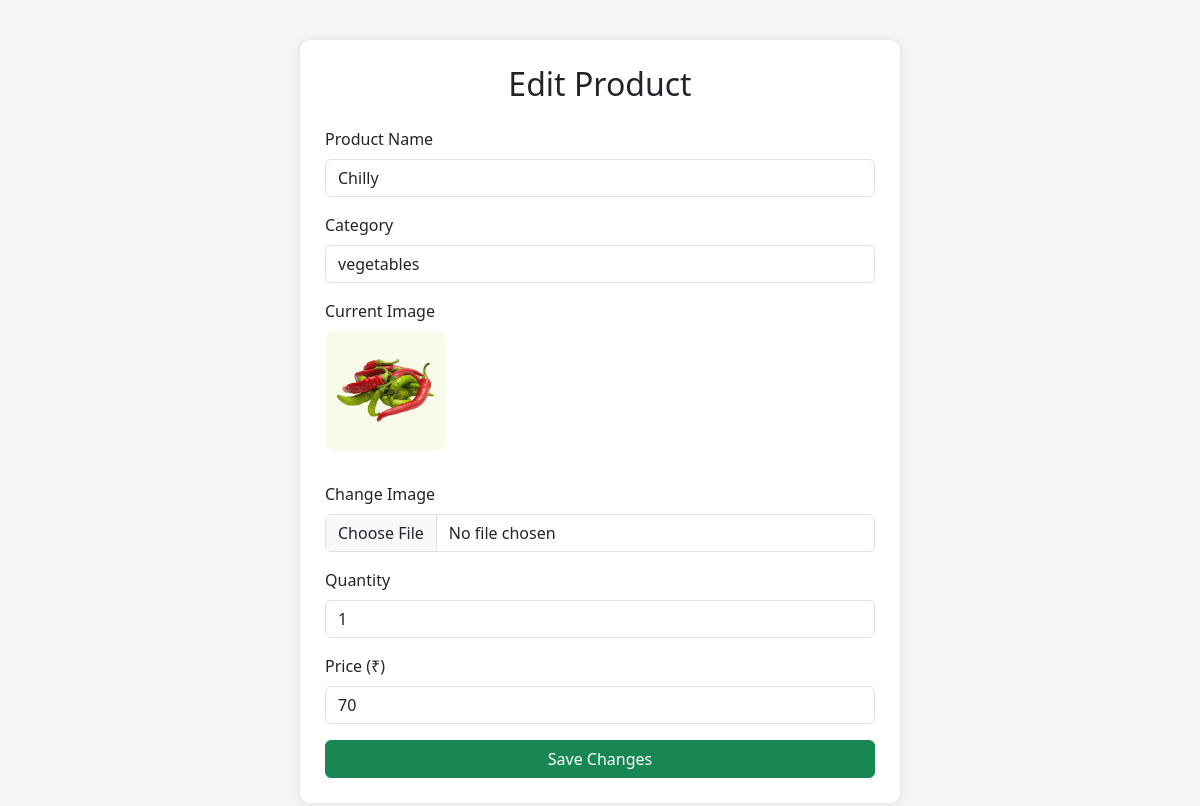
Page /edit/1/ on the committed database.
### app/models.py (models this page shows, shortened)
class Product(models.Model):
    farmer_id=models.ForeignKey(Customuser,on_delete=models.CASCADE)
    product_name=models.CharField(max_length=100)
    product_category=models.CharField(max_length=100)
    product_image=models.ImageField()
    quantity=models.IntegerField()
    price=models.IntegerField()

### app/views.py (the view, shortened to what this page needs)
# urls.py: path('edit/<int:pk>/', views.edit, name='edit'),
def edit(request, pk):
    product = Product.objects.get(id=pk)
    return render(request, 'edit_product.html', {'product': product})

### templates/edit_product.html (shortened to what this page needs)
<!DOCTYPE html>
{% load static %}
<html lang="en">
<head>
    <link href="https://cdn.jsdelivr.net/npm/bootstrap@5.3.0/dist/css/bootstrap.min.css" rel="stylesheet">
</head>
<body>
    <div class="edit-container">
        <h2 class="text-center mb-4">Edit Product</h2>
        <form method="POST" enctype="multipart/form-data">
            <div class="mb-3">
                <label class="form-label">Product Name</label>
                <input type="text" name="product_name" class="form-control" value="{{ product.product_name }}" required>
            </div>
            <div class="mb-3">
                <label class="form-label">Category</label>
                <input type="text" name="product_category" class="form-control" value="{{ product.product_category }}" required>
            </div>
            <div class="mb-3">
                <label class="form-label">Current Image</label><br>
                <img src="{{ product.product_image.url }}" class="preview" alt="Product Image">
            </div>
            <div class="mb-3">
                <label class="form-label">Change Image</label>
                <input type="file" name="product_image" class="form-control">
            </div>
            <div class="mb-3">
                <label class="form-label">Quantity</label>
                <input type="number" name="quantity" class="form-control" value="{{ product.quantity }}" required>
            </div>
            <div class="mb-3">
                <label class="form-label">Price (₹)</label>
                <input type="number" name="price" class="form-control" value="{{ product.price }}" required>
            </div>
            <button type="submit" class="btn btn-success w-100">Save Changes</button>
        </form>
    </div>
</body>
</html>

### templates/edit_product.html (style rules this page uses)
body { background: #f5f5f5; }
.edit-container { width: 50%; margin: 40px auto; background: white; padding: 25px; border-radius: 10px; box-shadow: 0 0 10px rgba(0,0,0,0.1); }
img.preview { width: 120px; height: 120px; object-fit: cover; border-radius: 10px; margin-bottom: 15px; }

### rows in the picture
Product: product_name "Chilly", product_category "vegetables", product_image (picture), quantity "1", price "70"
